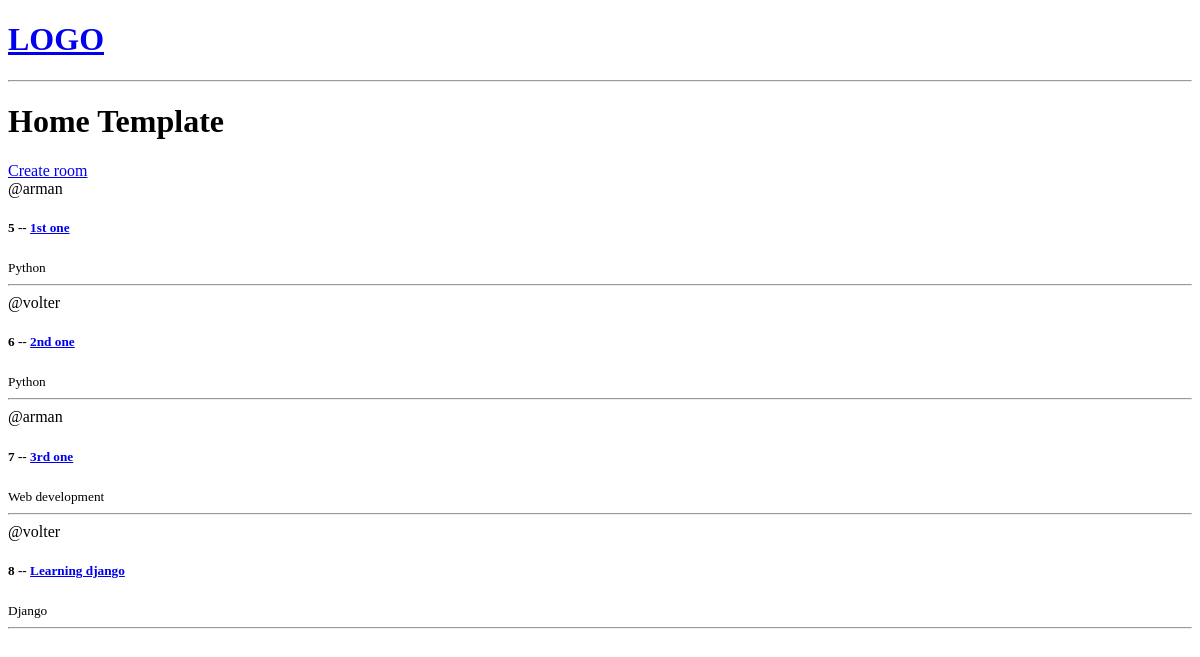
Before: / with the older database file.
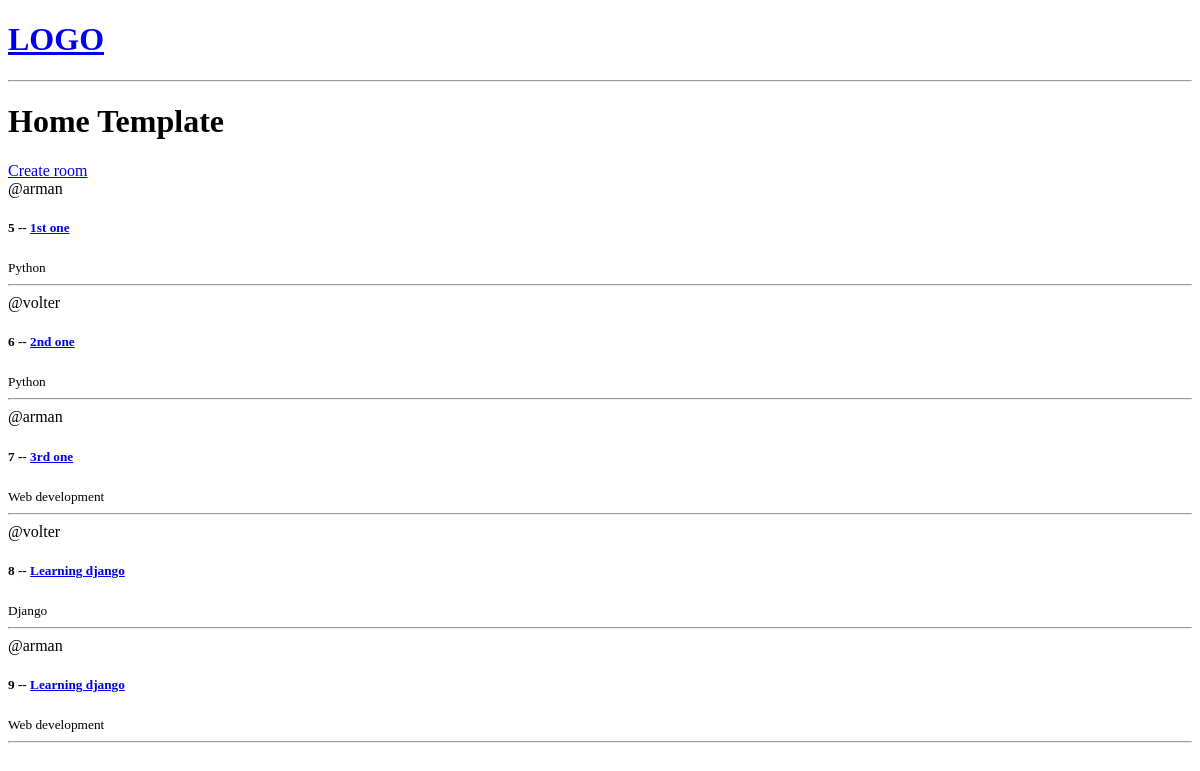
After: the same page with the newer database file.
### base/models.py (models this page shows, shortened)
class Room(models.Model):
    host = models.ForeignKey(User, on_delete = models.SET_NULL, null = True)
    topic = models.ForeignKey(Topic, on_delete = models.SET_NULL, null = True)
    name = models.CharField( max_length=50)
    description = models.TextField(null = True, blank = True)
    updated = models.DateTimeField(auto_now = True)
    created = models.DateTimeField(auto_now_add = True)

class Topic(models.Model):
    name = models.CharField(max_length = 200)

### base/views.py (the view)
# urls.py: path('', views.home, name="home"),
def home(request):
    rooms = Room.objects.all()
    context = {'rooms':rooms}
    return render(request, 'base/home.html', context)

### base/templates/base/home.html
{% extends "main.html" %}
{% block content %}
<h1>Home Template</h1>
<div>
    <a href = "{% url 'create-room' %}"> Create room </a>
    <div>
        {% for room in rooms %}
            <div>
                <span> @{{room.host.username}} </span>
                <h5>{{ room.id }} -- <a href = "{% url 'room' room.id %}">{{ room.name }}</h5></a>
                <small> {{room.topic.name}} </small>
                <hr>
            </div>
        {% endfor %}
    </div>
</div>
{% endblock  %}

Changed rows visible on the page:
added Room: host.username "arman", id "9", name "Learning django", topic.name "Web development"
